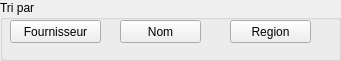
    <widget class="QGroupBox" name="groupBox_13">
     <property name="geometry">
      <rect>
       <x>70</x>
       <y>420</y>
       <width>341</width>
       <height>61</height>
      </rect>
     </property>
     <property name="styleSheet">
      <string notr="true"/>
     </property>
     <property name="title">
      <string>Tri par</string>
     </property>
     <widget class="QPushButton" name="TriF_Id">
      <property name="geometry">
       <rect>
        <x>10</x>
        <y>20</y>
        <width>91</width>
        <height>23</height>
       </rect>
      </property>
      <property name="styleSheet">
       <string notr="true"/>
      </property>
      <property name="text">
       <string>Fournisseur</string>
      </property>
     </widget>
     <widget class="QPushButton" name="TriF_Nom">
      <property name="geometry">
       <rect>
        <x>120</x>
        <y>20</y>
        <width>81</width>
        <height>23</height>
       </rect>
      </property>
      <property name="styleSheet">
       <string notr="true"/>
      </property>
      <property name="text">
       <string>Nom</string>
      </property>
     </widget>
     <widget class="QPushButton" name="TriF_Prenom">
      <property name="geometry">
       <rect>
        <x>230</x>
        <y>20</y>
        <width>81</width>
        <height>23</height>
       </rect>
      </property>
      <property name="styleSheet">
       <string notr="true"/>
      </property>
      <property name="text">
       <string>Region</string>
      </property>
     </widget>
    </widget>
